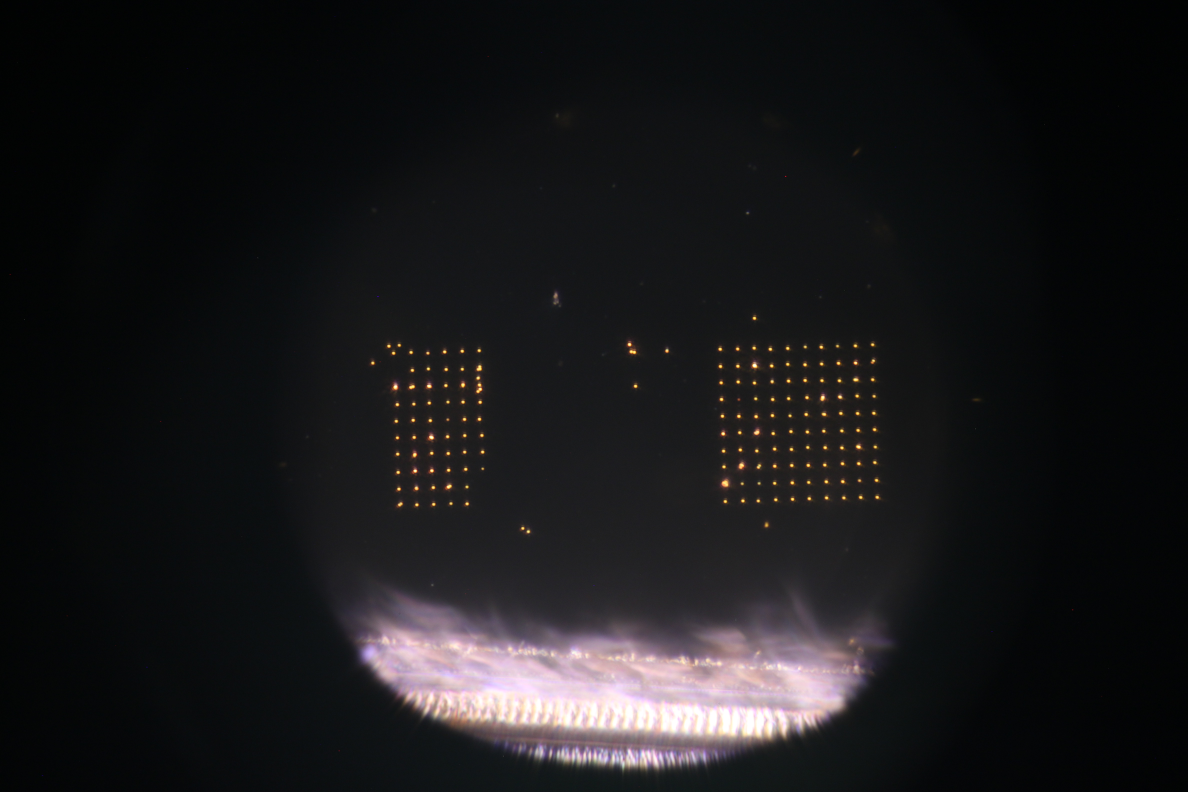
#> input picture contenido/foto_ref.JPG, 4752 x 3168 px (shown at 1/4 size)
$ python -i canon_edsdk.py   (imports and definitions only)
#> lines starting #> are read from the running program, lines starting #| are printed output that depends on the picture
# -*- coding: utf-8 -*-
"""
canon_edsdk.py — Wrapper nativo ctypes para Canon EOS Digital SDK (EDSDK) 64-bit
PyPrinting — UNSAM Nanofotónica — PyQt6

Soporta control nativo de Canon EOS 500D:
  - Conexión y sesión USB con protección contra colisiones en bus C++.
  - Pausa inteligente de Live View para captura de foto en alta resolución.
  - Stream de Live View (EVF) de alta calidad sin cuellos de botella.
  - Extensión de temporizador de apagado aislada (ExtendShutDownTimer).
  - Descarga de fotografías en alta resolución (JPEG/RAW) a la PC.
  - Corrección geométrica de orientación (rotación 90° e inversión espejo).
"""
from __future__ import annotations

import ctypes
import os
import sys
import time
import threading
from typing import Optional, Callable, Tuple, List, Dict

import numpy as np
import cv2

# [2 lines not run here, left out]

# ── Búsqueda y Carga de EDSDK.dll ──────────────────────────────────────────────

def _find_edsdk_dll() -> str:
    possible_paths = [
        os.path.abspath("ESDK_CANON/EDSDK_v13.20.21_Windows/EDSDK_64/Dll/EDSDK.dll"),
        os.path.abspath("ESDK_CANON/EDSDK_v13.20.10_Raw_Win/EDSDK_64/Dll/EDSDK.dll"),
        os.path.abspath("EDSDK.dll"),
    ]
    for p in possible_paths:
        if os.path.exists(p):
            return p
    raise FileNotFoundError("No se encontró EDSDK.dll en las rutas del proyecto.")

# [1 line that did not run here, left out]
# [1 line not run here, left out]
# [1 line that did not run here, left out]

# Lock de exclusión mutua para llamadas ctypes a la DLL de EDSDK
_edsdk_lock = threading.Lock()

# ── Tipos y Constantes Canon EDSDK ────────────────────────────────────────────

EdsError            = ctypes.c_uint32
EdsBaseRef          = ctypes.c_void_p
EdsCameraListRef    = ctypes.c_void_p
EdsCameraRef        = ctypes.c_void_p
EdsStreamRef        = ctypes.c_void_p
EdsEvfImageRef      = ctypes.c_void_p
EdsDirectoryItemRef = ctypes.c_void_p
EdsUInt32           = ctypes.c_uint32
EdsUInt64           = ctypes.c_uint64
EdsInt32            = ctypes.c_int32
EdsVoid             = None

# Errors
EDS_ERR_OK                         = 0x00000000
EDS_ERR_UNIMPLEMENTED              = 0x00000001
EDS_ERR_INTERNAL_ERROR             = 0x00000002
EDS_ERR_HANDLE_INVALID             = 0x00000006
EDS_ERR_INVALID_PARAMETER          = 0x00000007
EDS_ERR_DEVICE_BUSY                = 0x00000080
EDS_ERR_SESSION_NOT_OPEN           = 0x0000008D
EDS_ERR_INVALID_TRANSACTION        = 0x0000008E
EDS_ERR_TAKE_PICTURE_AF_NG         = 0x000000F0
EDS_ERR_TAKE_PICTURE_NO_CARD_NG    = 0x000000F5
EDS_ERR_OBJECT_NOTREADY            = 0x0000A102

EDSDK_ERRORS: Dict[int, str] = {
    0x00000000: "EDS_ERR_OK (Éxito)",
    0x00000001: "EDS_ERR_UNIMPLEMENTED (Función no implementada)",
    0x00000002: "EDS_ERR_INTERNAL_ERROR (Error interno EDSDK)",
    0x00000006: "EDS_ERR_HANDLE_INVALID (Referencia de cámara no válida)",
    0x00000007: "EDS_ERR_INVALID_PARAMETER (Parámetro no válido)",
    0x00000080: "EDS_ERR_DEVICE_BUSY (Cámara ocupada procesando imagen)",
    0x0000008D: "EDS_ERR_SESSION_NOT_OPEN (Sesión USB no abierta)",
    0x0000008E: "EDS_ERR_INVALID_TRANSACTION (Transacción USB ocupada)",
    0x000000F0: "EDS_ERR_TAKE_PICTURE_AF_NG (Fallo de enfoque AF)",
    0x000000F5: "EDS_ERR_TAKE_PICTURE_NO_CARD_NG (Sin tarjeta de memoria)",
    0x0000A102: "EDS_ERR_OBJECT_NOTREADY (Cuadro EVF en preparación)",
}

def get_edsdk_error_msg(err_code: int) -> str:
    return EDSDK_ERRORS.get(err_code, f"Error EDSDK 0x{err_code:08X}")

# Property IDs
kEdsPropID_ProductName            = 0x00000002
kEdsPropID_SaveTo                 = 0x0000000b
kEdsPropID_AEMode                 = 0x00000400
kEdsPropID_ISOSpeed               = 0x00000402
kEdsPropID_Av                     = 0x00000405
kEdsPropID_Tv                     = 0x00000406
kEdsPropID_Evf_OutputDevice        = 0x00000500
kEdsPropID_Evf_Mode                = 0x00000501
kEdsPropID_Evf_Zoom                = 0x00000507
kEdsPropID_Evf_ZoomPosition        = 0x00000508

# Property Values
kEdsSaveTo_Camera = 1
kEdsSaveTo_Host   = 2
kEdsSaveTo_Both   = 3

kEdsEvfOutputDevice_Off = 0
kEdsEvfOutputDevice_TFT = 1
kEdsEvfOutputDevice_PC  = 2
kEdsEvfOutputDevice_All = 3

# Commands
kEdsCameraCommand_TakePicture         = 0x00000000
kEdsCameraCommand_ExtendShutDownTimer = 0x00000001
kEdsCameraCommand_PressShutterButton  = 0x00000004
kEdsCameraCommand_DoEvfAf             = 0x00000102

# Shutter Button States
kEdsCameraCommand_ShutterButton_OFF                 = 0x00000000
kEdsCameraCommand_ShutterButton_Halfway             = 0x00000001
kEdsCameraCommand_ShutterButton_Completely          = 0x00000003
kEdsCameraCommand_ShutterButton_Halfway_NonAF       = 0x00010001
kEdsCameraCommand_ShutterButton_Completely_NonAF    = 0x00010003

# Object Events
kEdsObjectEvent_All                   = 0x00000200
kEdsObjectEvent_DirItemCreated        = 0x00000204
kEdsObjectEvent_DirItemRequestTransfer= 0x00000208

# File Access
kEdsFileCreateDisposition_CreateAlways = 1
kEdsAccess_ReadWrite                   = 3

# Structs
class EdsPoint(ctypes.Structure):
    _fields_ = [("x", ctypes.c_int32), ("y", ctypes.c_int32)]

class EdsSize(ctypes.Structure):
    _fields_ = [("width", ctypes.c_int32), ("height", ctypes.c_int32)]

class EdsRect(ctypes.Structure):
    _fields_ = [("point", EdsPoint), ("size", EdsSize)]

class EdsPropertyDesc(ctypes.Structure):
    _fields_ = [
        ("form", ctypes.c_int32),
        ("numElements", ctypes.c_int32),
        ("propDesc", ctypes.c_int32 * 128)
    ]

class EdsDirectoryItemInfo(ctypes.Structure):
    _fields_ = [
        ("size", ctypes.c_uint64),
        ("isFolder", ctypes.c_int32),
        ("groupID", ctypes.c_uint32),
        ("option", ctypes.c_uint32),
        ("szFileName", ctypes.c_char * 256),
        ("format", ctypes.c_uint32),
        ("dateTime", ctypes.c_uint32)
    ]

# Function Callbacks
# [2 lines that did not run here, left out]

# ── Firmas de Funciones DLL EDSDK ─────────────────────────────────────────────

# [1 line that did not run here, left out]
# [1 line that did not run here, left out]
# [1 line that did not run here, left out]
# [1 line that did not run here, left out]
# [1 line that did not run here, left out]
# [1 line that did not run here, left out]
# [1 line that did not run here, left out]
# [1 line that did not run here, left out]

# [1 line that did not run here, left out]
# [1 line that did not run here, left out]
# [1 line that did not run here, left out]

# [1 line that did not run here, left out]
# [1 line that did not run here, left out]
# [1 line that did not run here, left out]
# [1 line that did not run here, left out]
# [1 line that did not run here, left out]
# [1 line that did not run here, left out]
# [1 line that did not run here, left out]
# [1 line that did not run here, left out]

# [1 line that did not run here, left out]
# [1 line that did not run here, left out]
# [1 line that did not run here, left out]
# [1 line that did not run here, left out]

# ── Tablas de Conversión para Canon EOS 500D ──────────────────────────────────

AE_MODE_MAP: Dict[int, str] = {
    0: "Manual (M)",
    1: "Program (P)",
    2: "Tv (Prioridad Obturador)",
    3: "Av (Prioridad Apertura)",
    4: "Auto",
    5: "No-Flash",
    6: "Creative Auto",
}

ISO_MAP: Dict[int, str] = {
    0x00: "Auto",
    0x48: "100",
    0x50: "200",
    0x58: "400",
    0x60: "800",
    0x68: "1600",
    0x70: "3200",
}
FULL_ISO_LIST = list(ISO_MAP.keys())
REV_ISO_MAP   = {v: k for k, v in ISO_MAP.items()}

TV_MAP: Dict[int, str] = {
    0x53: "1/10s",
    0x50: "1/8s",
    0x4D: "1/6s",
    0x4B: "1/5s",
    0x48: "1/4s",
    0x38: "1s",
    0x30: "2s",
    0x2B: "3.2s",
    0x1D: "10s",
    0x10: "30s",
    0x18: "15s",
    0x20: "8s",
    0x23: "6s",
    0x28: "4s",
    0x60: "1/30s",
    0x68: "1/60s",
    0x70: "1/125s",
    0x78: "1/250s",
    0x80: "1/500s",
    0x88: "1/1000s",
    0x90: "1/2000s",
    0x98: "1/4000s",
}
FULL_TV_LIST = [0x53, 0x50, 0x4D, 0x4B, 0x48, 0x38, 0x30, 0x2B, 0x1D, 0x10, 0x18, 0x20, 0x28, 0x60, 0x68, 0x70, 0x78, 0x80, 0x88, 0x90, 0x98]
REV_TV_MAP   = {v: k for k, v in TV_MAP.items()}

ZOOM_MAP: Dict[int, str] = {
    1: "1x (Vista Completa)",
    2: "2x (Zoom Digital Cero Pérdida)",
    5: "5x (Zoom Hardware AF)",
    10: "10x (Zoom Hardware Enfoque Fino)"
}
REV_ZOOM_MAP = {v: k for k, v in ZOOM_MAP.items()}


# ══════════════════════════════════════════════════════════════════════════════
#  CLASE CANON CAMERA CONTROLLER
# ══════════════════════════════════════════════════════════════════════════════

class CanonCamera:
    """Clase controladora nativa para cámaras Canon EOS mediante EDSDK."""

    def __init__(self, log_callback: Optional[Callable[[str], None]] = None):
        self._is_sdk_init = False
        self._camera_ref  = None
        self._is_session_open = False
        self._save_dir    = os.path.abspath("data")
        self._evf_enabled = False
        self._cb_keepalive = None
        self._active_zoom = 1
        self._log_cb = log_callback

    # [152 lines left out: functions log, initialize_sdk, terminate_sdk, open_session, close_session, enable_live_view and 3 more, not called in this run]

    def process_frame_zoom_and_orientation(self, frame_rgb: np.ndarray) -> np.ndarray:
        if frame_rgb is None: return frame_rgb

        # Rotación 90° sentido horario e inversión horizontal
        corrected = cv2.rotate(frame_rgb, cv2.ROTATE_90_CLOCKWISE)
        corrected = cv2.flip(corrected, 1)

        # Aplicar Zoom 2x de alta resolución por corte central e interpolación cúbica
        if self._active_zoom == 2:
            H, W, C = corrected.shape
            ch, cw = H // 2, W // 2
            y1, y2 = ch - H // 4, ch + H // 4
            x1, x2 = cw - W // 4, cw + W // 4
            crop = corrected[y1:y2, x1:x2]
            return cv2.resize(crop, (W, H), interpolation=cv2.INTER_CUBIC)

        return corrected

    def process_frame_live_adjustments(
        self,
        frame_rgb: np.ndarray,
        mode: str = "Color RGB",
        clim_min: int = 0,
        clim_max: int = 255,
        lut_idx: int = 0,
        r_gain: float = 1.0,
        g_gain: float = 1.0,
        b_gain: float = 1.0,
    ) -> np.ndarray:
        if frame_rgb is None: return frame_rgb

        # 1. Aplicar orientación y zoom nativo
        proc = self.process_frame_zoom_and_orientation(frame_rgb)
        if proc is None: return proc

        if mode.startswith("Grises"):
            # Convertir a 8-bit escala de grises para microscopía de transmisión
            gray = cv2.cvtColor(proc, cv2.COLOR_RGB2GRAY) if proc.ndim == 3 else proc
            cmin = float(clim_min)
            cmax = float(clim_max)
            if cmax <= cmin: cmax = cmin + 1.0
            norm = np.clip((gray.astype(float) - cmin) / (cmax - cmin), 0.0, 1.0)
            u8 = (norm * 255.0).astype(np.uint8)

            if lut_idx == 0:
                # Gris estandar RGB
                return np.stack([u8] * 3, axis=-1)
            else:
                cv_maps = [None, cv2.COLORMAP_HOT, cv2.COLORMAP_VIRIDIS, cv2.COLORMAP_PLASMA, cv2.COLORMAP_INFERNO, cv2.COLORMAP_JET]
                idx = min(lut_idx, len(cv_maps) - 1)
                colored = cv2.applyColorMap(u8, cv_maps[idx])
                return cv2.cvtColor(colored, cv2.COLOR_BGR2RGB)
        else:
            # Modo Color (RGB): Ganancias ultrarrápidas R, G, B (<1 ms)
            if r_gain == 1.0 and g_gain == 1.0 and b_gain == 1.0:
                return proc
            f = proc.astype(float)
            f[:, :, 0] *= r_gain
            f[:, :, 1] *= g_gain
            f[:, :, 2] *= b_gain
            return np.clip(f, 0, 255).astype(np.uint8)

    # ── Lectura y Ajuste de Propiedades ───────────────────────────────────────

    # [59 lines left out: functions get_property_desc, get_property_value, set_property_value, take_photo, not called in this run]

    def set_save_directory(self, path: str):
        self._save_dir = os.path.abspath(path)
        self.log(f"Directorio de guardado configurado en: {self._save_dir}")

    # [32 lines left out: function _register_photo_handler, not called in this run]

>>> import cv2
>>> picture = cv2.cvtColor(cv2.imread('contenido/foto_ref.JPG'), cv2.COLOR_BGR2RGB)
>>> result = CanonCamera().process_frame_live_adjustments(picture)
#> in process_frame_zoom_and_orientation, `corrected = cv2.rotate(frame_rgb, cv2.ROTATE_90_CLOCKWISE)`:
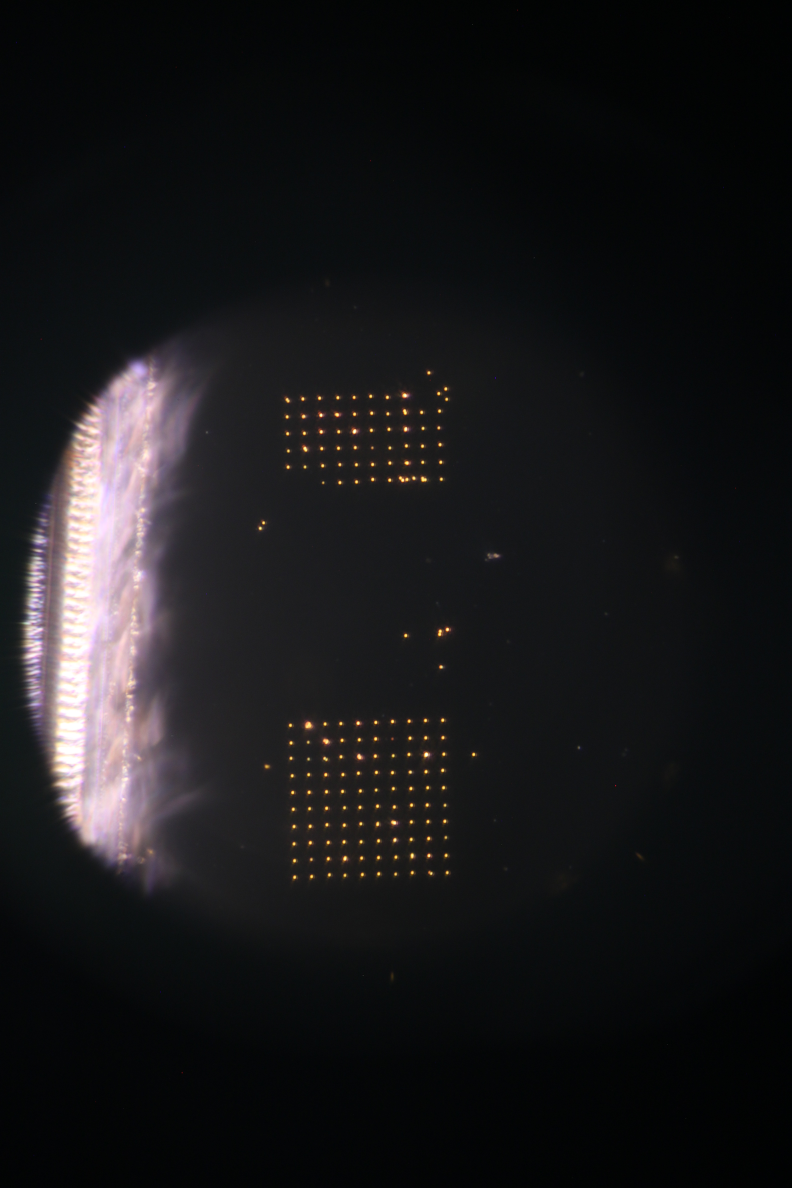
#> corrected: shape (4752, 3168, 3) (shown at 1/4 size); mean R, G, B 25.1, 24.6, 26.2
#> in process_frame_zoom_and_orientation, `corrected = cv2.flip(corrected, 1)`:
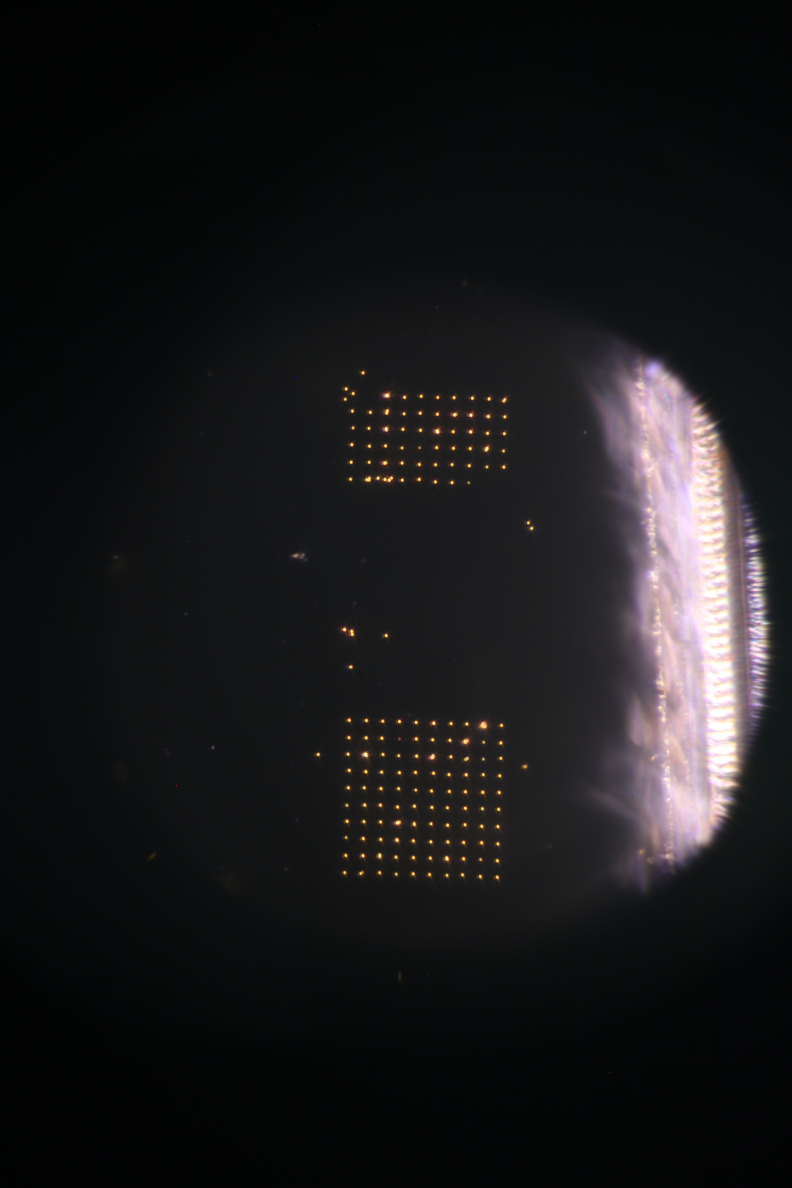
#> corrected: shape (4752, 3168, 3) (shown at 1/4 size); mean R, G, B 25.1, 24.6, 26.2
